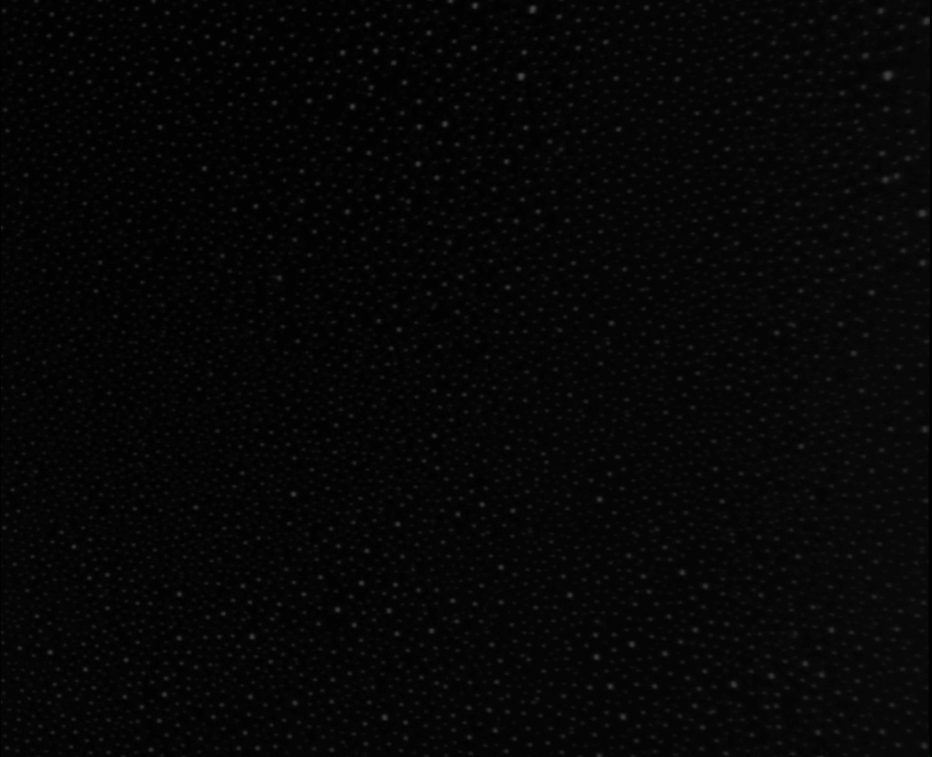
#> input picture 1 wt% Capryl-Glucoside/New folder/extracted_frames0004.png, 932 x 757 px, shrunk from 1324 x 1076 before the run
$ python -i bubbles.py   (imports and definitions only)
#> lines starting #> are read from the running program, lines starting #| are printed output that depends on the picture; after the words box and inside, x2 and y2 are one past the last pixel; in counts of white or black regions, pixels touching at a corner belong together
#> further down, picture is the input picture: shape (757, 932, 3); mean B, G, R 6.3, 6.3, 6.3
import numpy as np
import cv2

def detect_bubbles(img_u8: np.ndarray):
    if img_u8.ndim == 3:
        img_u8 = cv2.cvtColor(img_u8, cv2.COLOR_BGR2GRAY)

    blur = cv2.GaussianBlur(img_u8, (0,0), 1.0)

    th = cv2.adaptiveThreshold(
        blur, 255, cv2.ADAPTIVE_THRESH_GAUSSIAN_C, cv2.THRESH_BINARY,
        blockSize=51, C=-2
    )
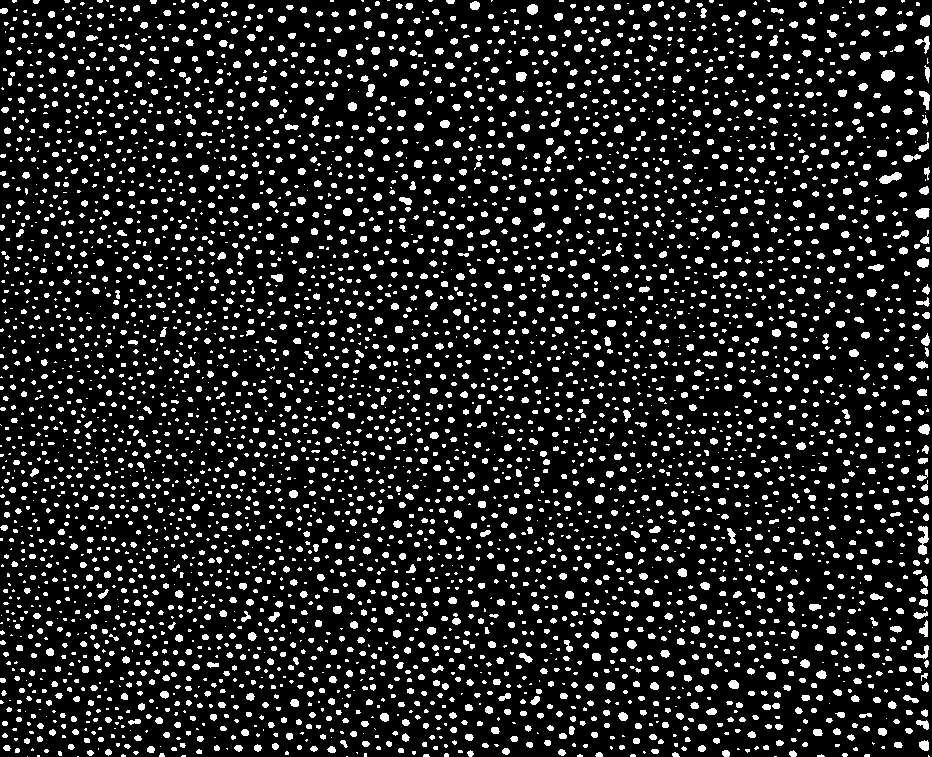
#> th: shape (757, 932); 13.5% white; 4637 white regions (2494 under 20 px), largest, box (x1, y1, x2, y2) and area: (918, 526, 929, 555) 200, (879, 172, 902, 184) 157, (881, 70, 895, 82) 126

    kernel = np.ones((3,3), np.uint8)
    th = cv2.morphologyEx(th, cv2.MORPH_OPEN, kernel, iterations=1)
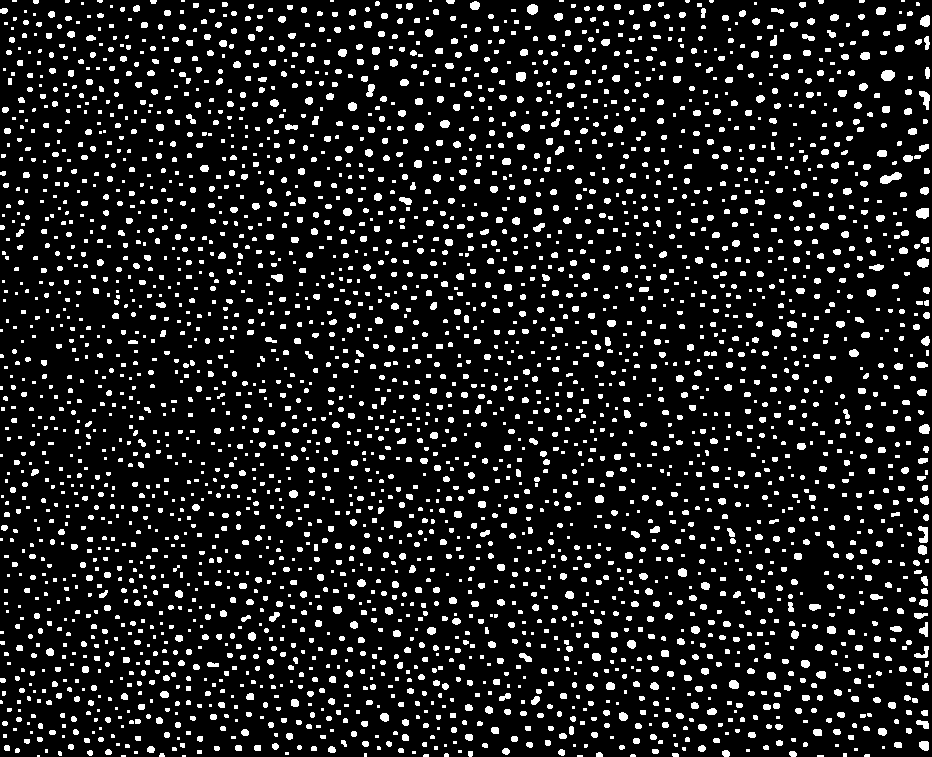
#> th: shape (757, 932); 11.4% white; 3461 white regions (1666 under 20 px), largest, box (x1, y1, x2, y2) and area: (880, 172, 902, 184) 154, (881, 70, 895, 81) 125, (916, 208, 929, 219) 119
    th = cv2.morphologyEx(th, cv2.MORPH_CLOSE, kernel, iterations=2)
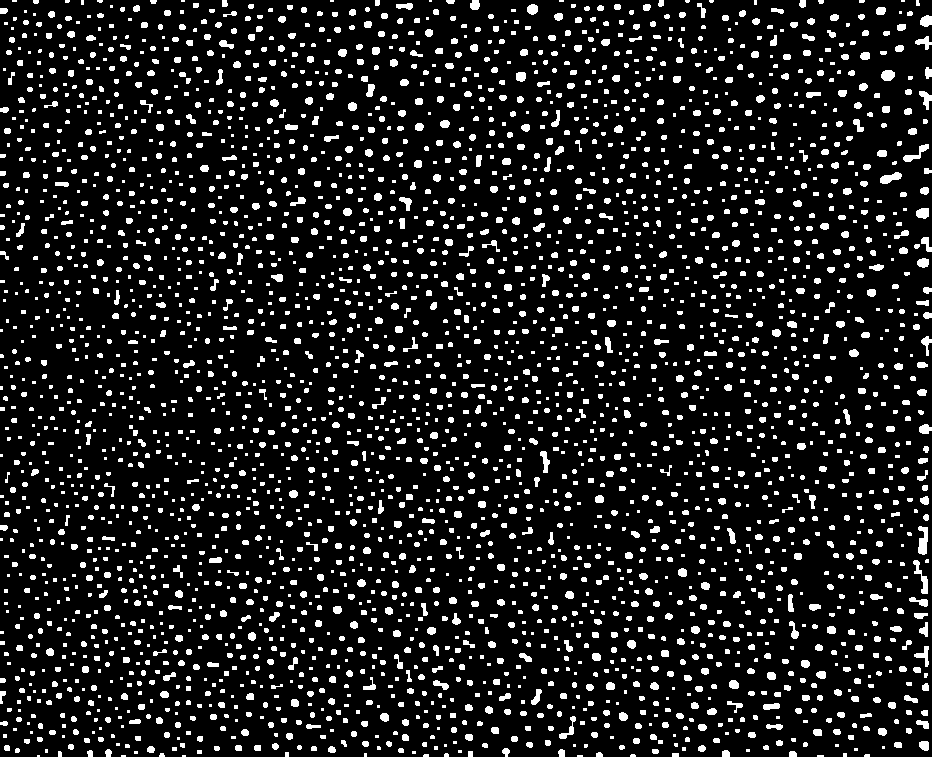
#> th: shape (757, 932); 11.7% white; 3316 white regions (1523 under 20 px)

    contours, _ = cv2.findContours(th, cv2.RETR_EXTERNAL, cv2.CHAIN_APPROX_SIMPLE)
#> contours = 3316 contours, 2386 with area under 20; largest, box (x1, y1, x2, y2) and area: (918, 526, 928, 555) 174, (913, 560, 928, 594) 138, (880, 172, 902, 184) 132, (903, 144, 929, 162) 124, (881, 70, 895, 81) 107

    bubbles = []
    H, W = img_u8.shape[:2]
    for c in contours:
        area = cv2.contourArea(c)
        if area < 40 or area > (H*W*0.20):
            continue
        peri = cv2.arcLength(c, True) + 1e-6
        circ = float(4*np.pi*area/(peri*peri))

        (x, y), r = cv2.minEnclosingCircle(c)
        r = float(r)
        if r < 2 or r > 200:
            continue

        bubbles.append({
            "x": float(x), "y": float(y), "r": r,
            "area": float(area), "circularity": circ
        })
#> this loop made 3316 passes
#> area on passes 14, 16, 21: 20.5, 32.5, 38.5
#> after the loop, bubbles = 168 items

    return bubbles, th

# [21 lines left out: functions draw_overlay, bubble_stats, not called in this run]

>>> import cv2
>>> picture = cv2.imread('../../1 wt% Capryl-Glucoside/New folder/extracted_frames0004.png')
>>> result = detect_bubbles(picture)

$ run again, on 1 wt% Capryl-Glucoside/New folder/extracted_frames0005.png
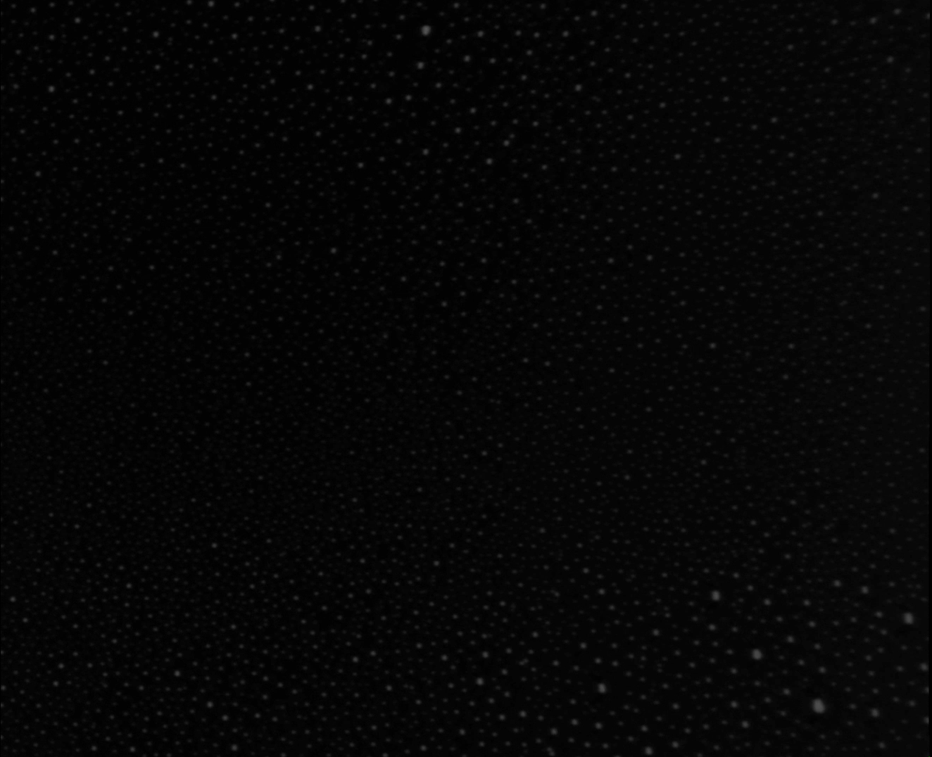
#> input picture 1 wt% Capryl-Glucoside/New folder/extracted_frames0005.png, 932 x 757 px, shrunk from 1324 x 1076 before the run
#> picture is the input picture: shape (757, 932, 3); mean B, G, R 6, 6, 6
#> in detect_bubbles, `th = cv2.adaptiveThreshold( blur, 255, cv2.ADAPTIVE_THRESH_GAUSSIAN_C,..`:
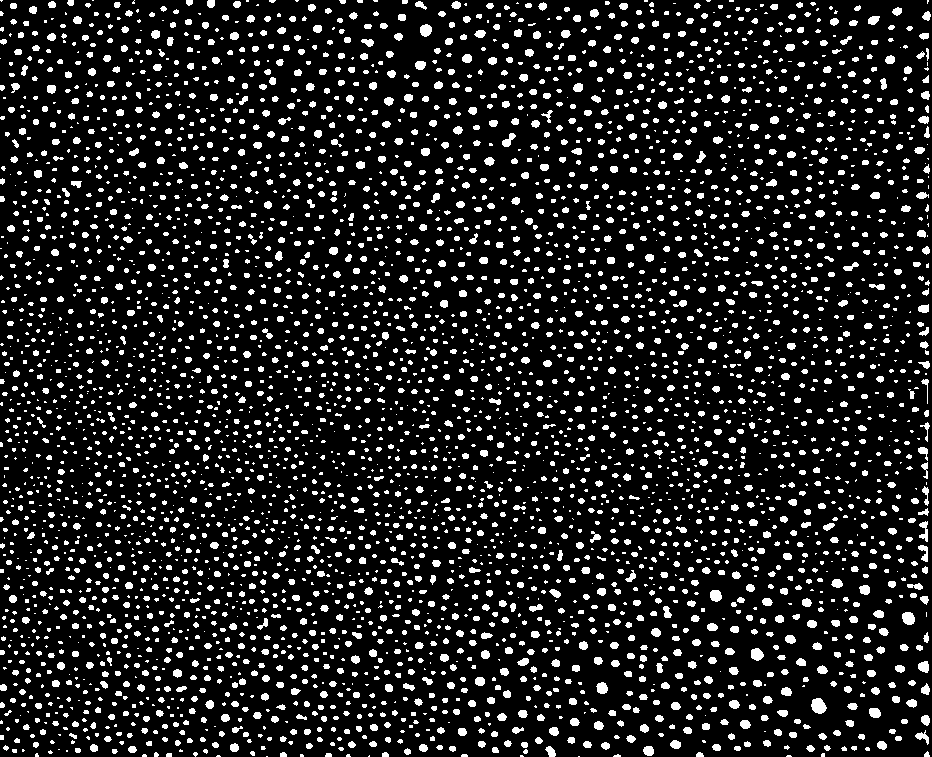
#> th: shape (757, 932); 13% white; 4420 white regions (2391 under 20 px), largest, box (x1, y1, x2, y2) and area: (811, 698, 827, 714) 186, (902, 612, 915, 625) 137, (751, 648, 764, 661) 128
#> in detect_bubbles, `th = cv2.morphologyEx(th, cv2.MORPH_CLOSE, kernel, iterations=2)`:
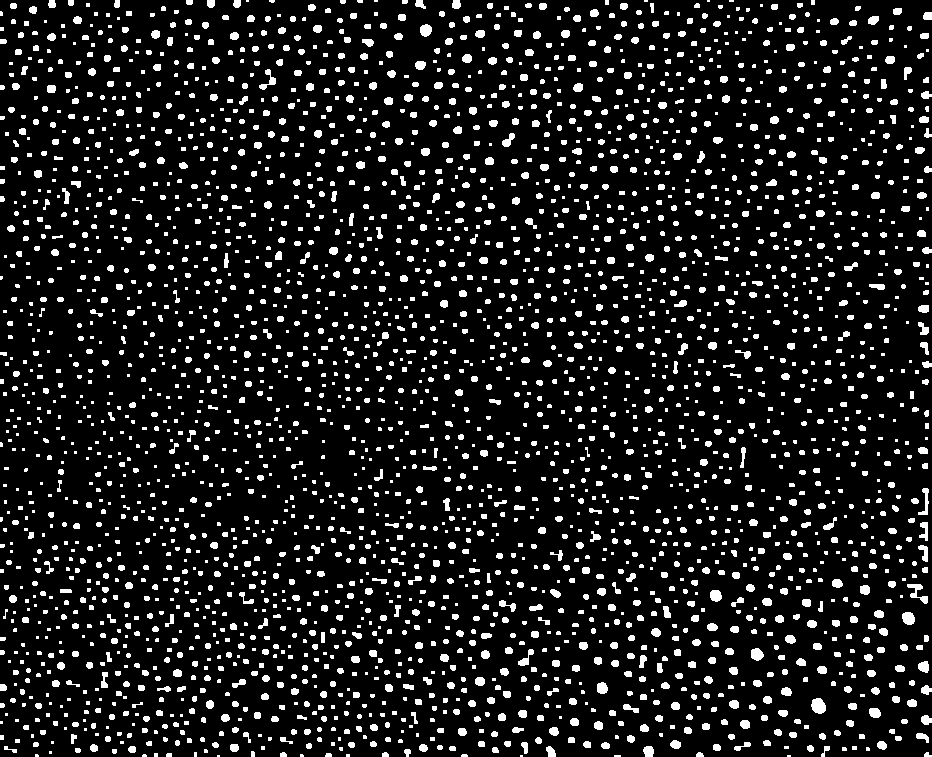
#> th: shape (757, 932); 11.1% white; 3105 white regions (1382 under 20 px)
#> contours = 3105 contours, 2163 with area under 20; largest, box (x1, y1, x2, y2) and area: (811, 698, 826, 714) 162, (907, 584, 928, 604) 124, (902, 612, 915, 625) 118, (751, 648, 764, 661) 110, (420, 24, 432, 37) 104
#> the loop in detect_bubbles, `for c in contours:` made 3105 passes
#> area on passes 14 to 16: 22, 20.5, 20.5
#> after the loop in detect_bubbles, `for c in contours:`: bubbles = 181 items

$ run again, on 1 wt% Capryl-Glucoside/New folder/extracted_frames0006.png
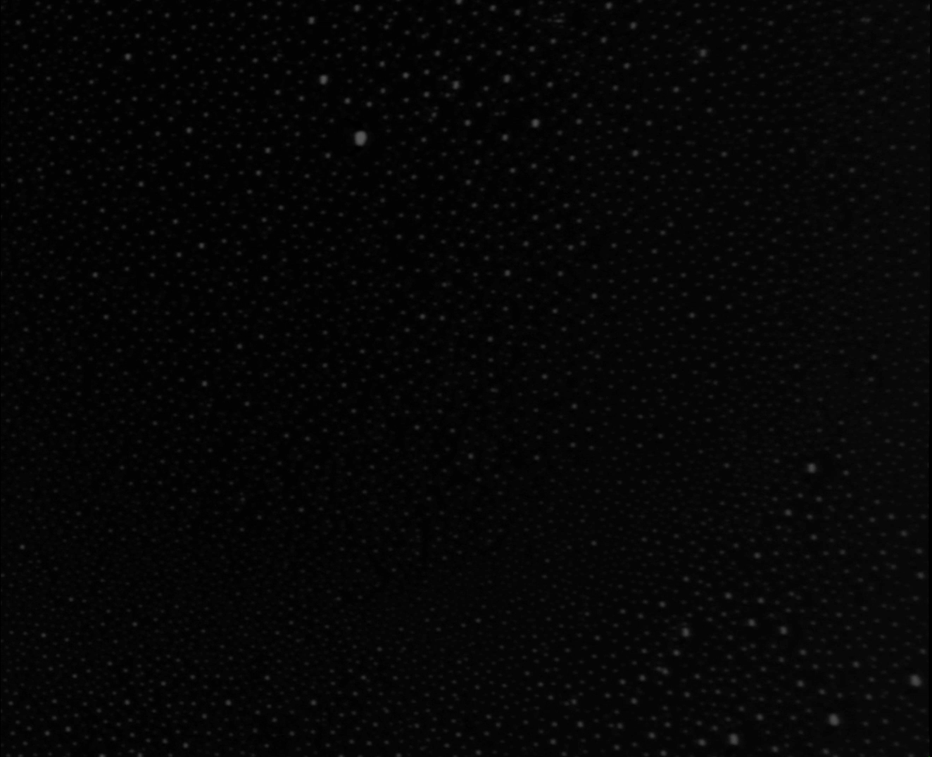
#> input picture 1 wt% Capryl-Glucoside/New folder/extracted_frames0006.png, 932 x 757 px, shrunk from 1324 x 1076 before the run
#> picture is the input picture: shape (757, 932, 3); mean B, G, R 6.1, 6.1, 6.1
#> in detect_bubbles, `th = cv2.adaptiveThreshold( blur, 255, cv2.ADAPTIVE_THRESH_GAUSSIAN_C,..`:
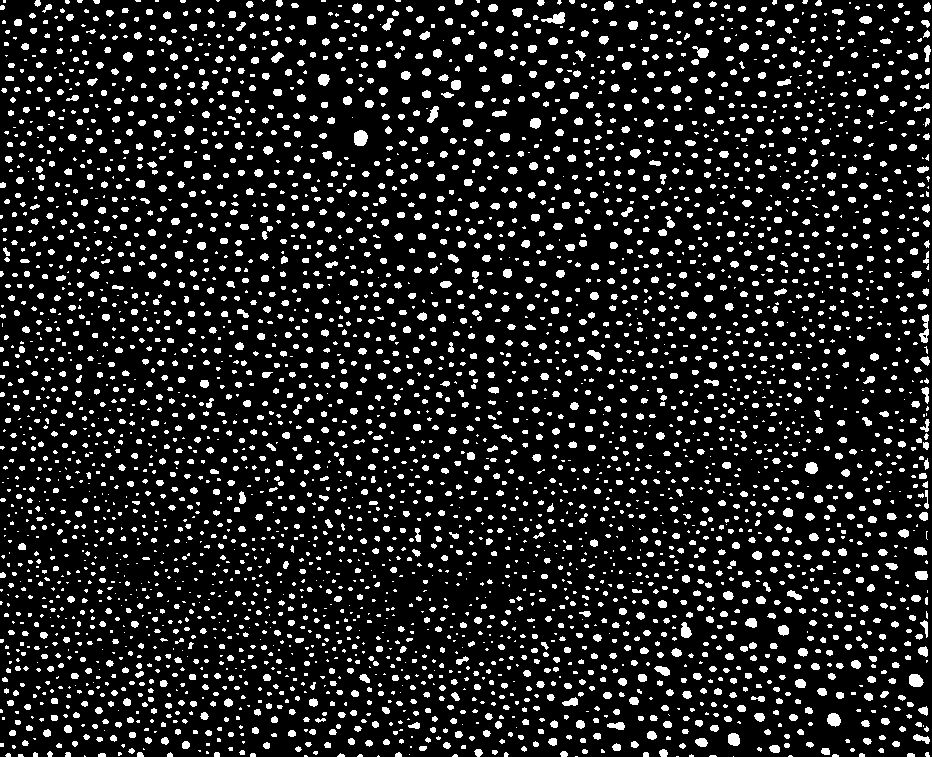
#> th: shape (757, 932); 12.8% white; 4101 white regions (2080 under 20 px), largest, box (x1, y1, x2, y2) and area: (354, 130, 368, 146) 184, (541, 12, 565, 24) 161, (909, 674, 924, 687) 156
#> in detect_bubbles, `th = cv2.morphologyEx(th, cv2.MORPH_CLOSE, kernel, iterations=2)`:
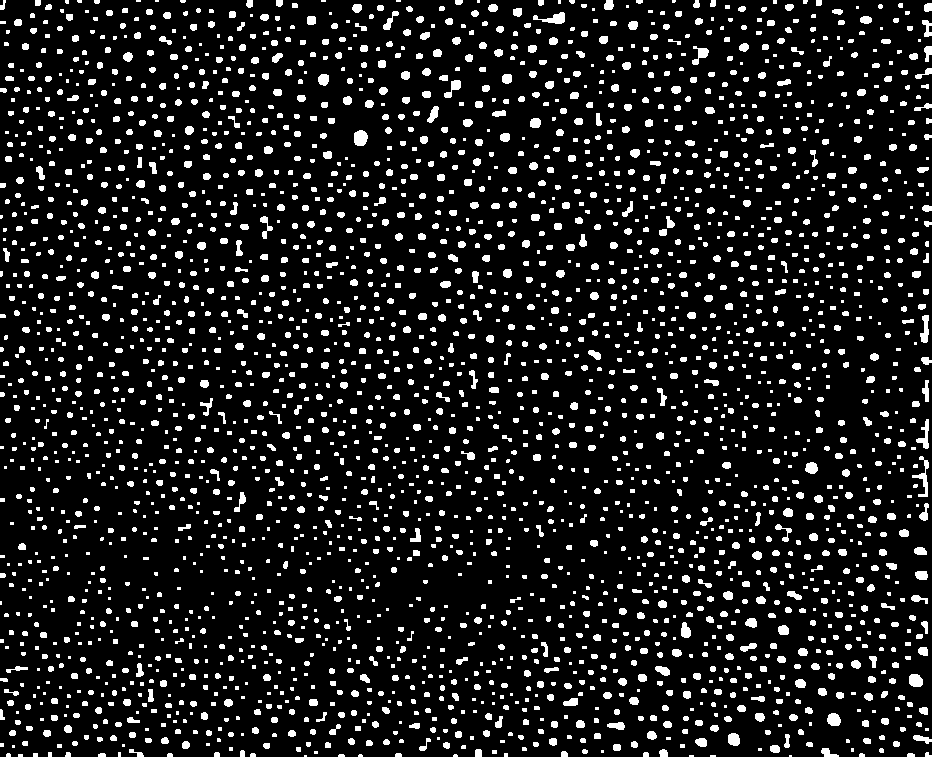
#> th: shape (757, 932); 11.1% white; 2939 white regions (1221 under 20 px)
#> contours = 2939 contours, 1946 with area under 20; largest, box (x1, y1, x2, y2) and area: (354, 130, 368, 146) 162, (533, 12, 565, 24) 154, (912, 456, 929, 497) 150, (909, 674, 923, 687) 134, (920, 315, 929, 343) 130
#> the loop in detect_bubbles, `for c in contours:` made 2939 passes
#> area on passes 24, 28, 32: 27.5, 23, 34
#> after the loop in detect_bubbles, `for c in contours:`: bubbles = 199 items
